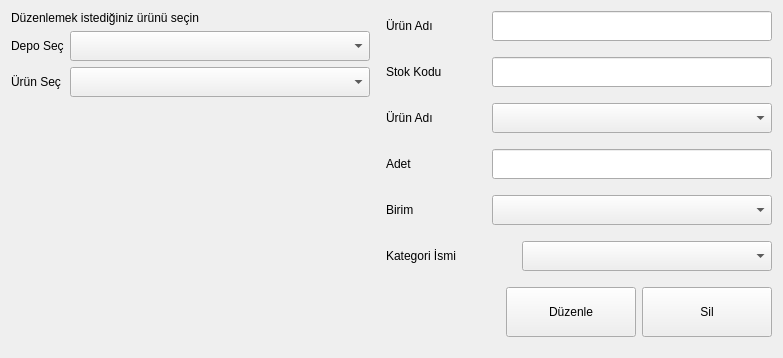
      <widget class="QWidget" name="tab_3">
       <attribute name="title">
        <string>Ürün Düzenleme</string>
       </attribute>
       <layout class="QVBoxLayout" name="verticalLayout_45">
        <item>
         <layout class="QHBoxLayout" name="horizontalLayout_20">
          <item>
           <layout class="QHBoxLayout" name="horizontalLayout_75">
            <item>
             <layout class="QVBoxLayout" name="verticalLayout_44">
              <item>
               <widget class="QLabel" name="label_46">
                <property name="text">
                 <string>Düzenlemek istediğiniz ürünü seçin</string>
                </property>
               </widget>
              </item>
              <item>
               <layout class="QVBoxLayout" name="verticalLayout_43">
                <item>
                 <layout class="QVBoxLayout" name="verticalLayout_12">
                  <item>
                   <layout class="QHBoxLayout" name="horizontalLayout_73">
                    <property name="sizeConstraint">
                     <enum>QLayout::SetMinimumSize</enum>
                    </property>
                    <item>
                     <widget class="QLabel" name="label_44">
                      <property name="text">
                       <string>Depo Seç</string>
                      </property>
                     </widget>
                    </item>
                    <item>
                     <widget class="QComboBox" name="depo_arama">
                      <property name="sizePolicy">
                       <sizepolicy hsizetype="Minimum" vsizetype="Fixed">
                        <horstretch>0</horstretch>
                        <verstretch>0</verstretch>
                       </sizepolicy>
                      </property>
                      <property name="minimumSize">
                       <size>
                        <width>300</width>
                        <height>30</height>
                       </size>
                      </property>
                     </widget>
                    </item>
                   </layout>
                  </item>
                 </layout>
                </item>
                <item>
                 <layout class="QHBoxLayout" name="horizontalLayout_74">
                  <property name="sizeConstraint">
                   <enum>QLayout::SetMinimumSize</enum>
                  </property>
                  <item>
                   <widget class="QLabel" name="label_45">
                    <property name="text">
                     <string>Ürün Seç</string>
                    </property>
                   </widget>
                  </item>
                  <item>
                   <widget class="QComboBox" name="urun_arama">
                    <property name="sizePolicy">
                     <sizepolicy hsizetype="Minimum" vsizetype="Fixed">
                      <horstretch>0</horstretch>
                      <verstretch>0</verstretch>
                     </sizepolicy>
                    </property>
                    <property name="minimumSize">
                     <size>
                      <width>300</width>
                      <height>30</height>
                     </size>
                    </property>
                   </widget>
                  </item>
                 </layout>
                </item>
               </layout>
              </item>
              <item>
               <spacer name="verticalSpacer_43">
                <property name="orientation">
                 <enum>Qt::Vertical</enum>
                </property>
                <property name="sizeHint" stdset="0">
                 <size>
                  <width>20</width>
                  <height>20</height>
                 </size>
                </property>
               </spacer>
              </item>
             </layout>
            </item>
            <item>
             <spacer name="horizontalSpacer_19">
              <property name="orientation">
               <enum>Qt::Horizontal</enum>
              </property>
              <property name="sizeHint" stdset="0">
               <size>
                <width>10</width>
                <height>20</height>
               </size>
              </property>
             </spacer>
            </item>
           </layout>
          </item>
          <item>
           <layout class="QVBoxLayout" name="verticalLayout_10">
            <item>
             <layout class="QVBoxLayout" name="verticalLayout_11">
              <property name="sizeConstraint">
               <enum>QLayout::SetMinimumSize</enum>
              </property>
              <item>
               <layout class="QHBoxLayout" name="horizontalLayout_22">
                <property name="sizeConstraint">
                 <enum>QLayout::SetMinimumSize</enum>
                </property>
                <item>
                 <widget class="QLabel" name="label_24">
                  <property name="minimumSize">
                   <size>
                    <width>100</width>
                    <height>0</height>
                   </size>
                  </property>
                  <property name="text">
                   <string>Ürün Adı</string>
                  </property>
                 </widget>
                </item>
                <item>
                 <widget class="QLineEdit" name="urun_arama_isim">
                  <property name="minimumSize">
                   <size>
                    <width>120</width>
                    <height>30</height>
                   </size>
                  </property>
                  <property name="styleSheet">
                   <string notr="true">font: 14pt &quot;Georgia&quot;;</string>
                  </property>
                  <property name="text">
                   <string/>
                  </property>
                 </widget>
                </item>
               </layout>
              </item>
              <item>
               <spacer name="verticalSpacer_15">
                <property name="orientation">
                 <enum>Qt::Vertical</enum>
                </property>
                <property name="sizeHint" stdset="0">
                 <size>
                  <width>20</width>
                  <height>10</height>
                 </size>
                </property>
               </spacer>
              </item>
              <item>
               <layout class="QHBoxLayout" name="horizontalLayout_23">
                <property name="sizeConstraint">
                 <enum>QLayout::SetMinimumSize</enum>
                </property>
                <item>
                 <widget class="QLabel" name="label_25">
                  <property name="minimumSize">
                   <size>
                    <width>100</width>
                    <height>0</height>
                   </size>
                  </property>
                  <property name="text">
                   <string>Stok Kodu</string>
                  </property>
                 </widget>
                </item>
                <item>
                 <widget class="QLineEdit" name="urun_arama_stokkod">
                  <property name="minimumSize">
                   <size>
                    <width>120</width>
                    <height>30</height>
                   </size>
                  </property>
                  <property name="styleSheet">
                   <string notr="true">font: 14pt &quot;Georgia&quot;;</string>
                  </property>
                  <property name="text">
                   <string/>
                  </property>
                 </widget>
                </item>
               </layout>
              </item>
              <item>
               <spacer name="verticalSpacer_16">
                <property name="orientation">
                 <enum>Qt::Vertical</enum>
                </property>
                <property name="sizeHint" stdset="0">
                 <size>
                  <width>20</width>
                  <height>10</height>
                 </size>
                </property>
               </spacer>
              </item>
              <item>
               <layout class="QHBoxLayout" name="horizontalLayout_24">
                <property name="sizeConstraint">
                 <enum>QLayout::SetMinimumSize</enum>
                </property>
                <item>
                 <widget class="QLabel" name="label_26">
                  <property name="maximumSize">
                   <size>
                    <width>100</width>
                    <height>16777215</height>
                   </size>
                  </property>
                  <property name="text">
                   <string>Ürün Adı</string>
                  </property>
                 </widget>
                </item>
                <item>
                 <widget class="QComboBox" name="urun_arama_depo">
                  <property name="sizePolicy">
                   <sizepolicy hsizetype="Minimum" vsizetype="Fixed">
                    <horstretch>0</horstretch>
                    <verstretch>0</verstretch>
                   </sizepolicy>
                  </property>
                  <property name="minimumSize">
                   <size>
                    <width>250</width>
                    <height>30</height>
                   </size>
                  </property>
                 </widget>
                </item>
               </layout>
              </item>
              <item>
               <spacer name="verticalSpacer_17">
                <property name="orientation">
                 <enum>Qt::Vertical</enum>
                </property>
                <property name="sizeHint" stdset="0">
                 <size>
                  <width>20</width>
                  <height>10</height>
                 </size>
                </property>
               </spacer>
              </item>
              <item>
               <layout class="QHBoxLayout" name="horizontalLayout_25">
                <property name="sizeConstraint">
                 <enum>QLayout::SetMinimumSize</enum>
                </property>
                <item>
                 <widget class="QLabel" name="label_27">
                  <property name="minimumSize">
                   <size>
                    <width>100</width>
                    <height>0</height>
                   </size>
                  </property>
                  <property name="text">
                   <string>Adet</string>
                  </property>
                 </widget>
                </item>
                <item>
                 <widget class="QLineEdit" name="urun_arama_adet">
                  <property name="minimumSize">
                   <size>
                    <width>120</width>
                    <height>30</height>
                   </size>
                  </property>
                  <property name="styleSheet">
                   <string notr="true">font: 14pt &quot;Georgia&quot;;</string>
                  </property>
                  <property name="text">
                   <string/>
                  </property>
                 </widget>
                </item>
               </layout>
              </item>
              <item>
               <spacer name="verticalSpacer_18">
                <property name="orientation">
                 <enum>Qt::Vertical</enum>
                </property>
                <property name="sizeHint" stdset="0">
                 <size>
                  <width>20</width>
                  <height>10</height>
                 </size>
                </property>
               </spacer>
              </item>
              <item>
               <layout class="QHBoxLayout" name="horizontalLayout_26">
                <property name="sizeConstraint">
                 <enum>QLayout::SetMinimumSize</enum>
                </property>
                <item>
                 <widget class="QLabel" name="label_28">
                  <property name="maximumSize">
                   <size>
                    <width>100</width>
                    <height>16777215</height>
                   </size>
                  </property>
                  <property name="text">
                   <string>Birim</string>
                  </property>
                 </widget>
                </item>
                <item>
                 <widget class="QComboBox" name="urun_arama_birim">
                  <property name="minimumSize">
                   <size>
                    <width>250</width>
                    <height>30</height>
                   </size>
                  </property>
                 </widget>
                </item>
               </layout>
              </item>
              <item>
               <spacer name="verticalSpacer_19">
                <property name="orientation">
                 <enum>Qt::Vertical</enum>
                </property>
                <property name="sizeHint" stdset="0">
                 <size>
                  <width>20</width>
                  <height>10</height>
                 </size>
                </property>
               </spacer>
              </item>
              <item>
               <layout class="QHBoxLayout" name="horizontalLayout_27">
                <property name="sizeConstraint">
                 <enum>QLayout::SetMinimumSize</enum>
                </property>
                <item>
                 <widget class="QLabel" name="label_29">
                  <property name="minimumSize">
                   <size>
                    <width>130</width>
                    <height>0</height>
                   </size>
                  </property>
                  <property name="maximumSize">
                   <size>
                    <width>130</width>
                    <height>16777215</height>
                   </size>
                  </property>
                  <property name="text">
                   <string>Kategori İsmi</string>
                  </property>
                 </widget>
                </item>
                <item>
                 <widget class="QComboBox" name="kategori_arama">
                  <property name="minimumSize">
                   <size>
                    <width>250</width>
                    <height>30</height>
                   </size>
                  </property>
                 </widget>
                </item>
               </layout>
              </item>
              <item>
               <spacer name="verticalSpacer_20">
                <property name="orientation">
                 <enum>Qt::Vertical</enum>
                </property>
                <property name="sizeHint" stdset="0">
                 <size>
                  <width>20</width>
                  <height>10</height>
                 </size>
                </property>
               </spacer>
              </item>
              <item>
               <layout class="QHBoxLayout" name="horizontalLayout_28">
                <item>
                 <spacer name="horizontalSpacer_26">
                  <property name="orientation">
                   <enum>Qt::Horizontal</enum>
                  </property>
                  <property name="sizeHint" stdset="0">
                   <size>
                    <width>40</width>
                    <height>20</height>
                   </size>
                  </property>
                 </spacer>
                </item>
                <item>
                 <widget class="QPushButton" name="update_btn">
                  <property name="minimumSize">
                   <size>
                    <width>130</width>
                    <height>50</height>
                   </size>
                  </property>
                  <property name="cursor">
                   <cursorShape>PointingHandCursor</cursorShape>
                  </property>
                  <property name="text">
                   <string>Düzenle</string>
                  </property>
                 </widget>
                </item>
                <item>
                 <widget class="QPushButton" name="delete_btn">
                  <property name="minimumSize">
                   <size>
                    <width>130</width>
                    <height>50</height>
                   </size>
                  </property>
                  <property name="cursor">
                   <cursorShape>PointingHandCursor</cursorShape>
                  </property>
                  <property name="text">
                   <string>Sil</string>
                  </property>
                 </widget>
                </item>
               </layout>
              </item>
              <item>
               <spacer name="verticalSpacer_21">
                <property name="orientation">
                 <enum>Qt::Vertical</enum>
                </property>
                <property name="sizeHint" stdset="0">
                 <size>
                  <width>20</width>
                  <height>10</height>
                 </size>
                </property>
               </spacer>
              </item>
             </layout>
            </item>
           </layout>
          </item>
         </layout>
        </item>
       </layout>
      </widget>
